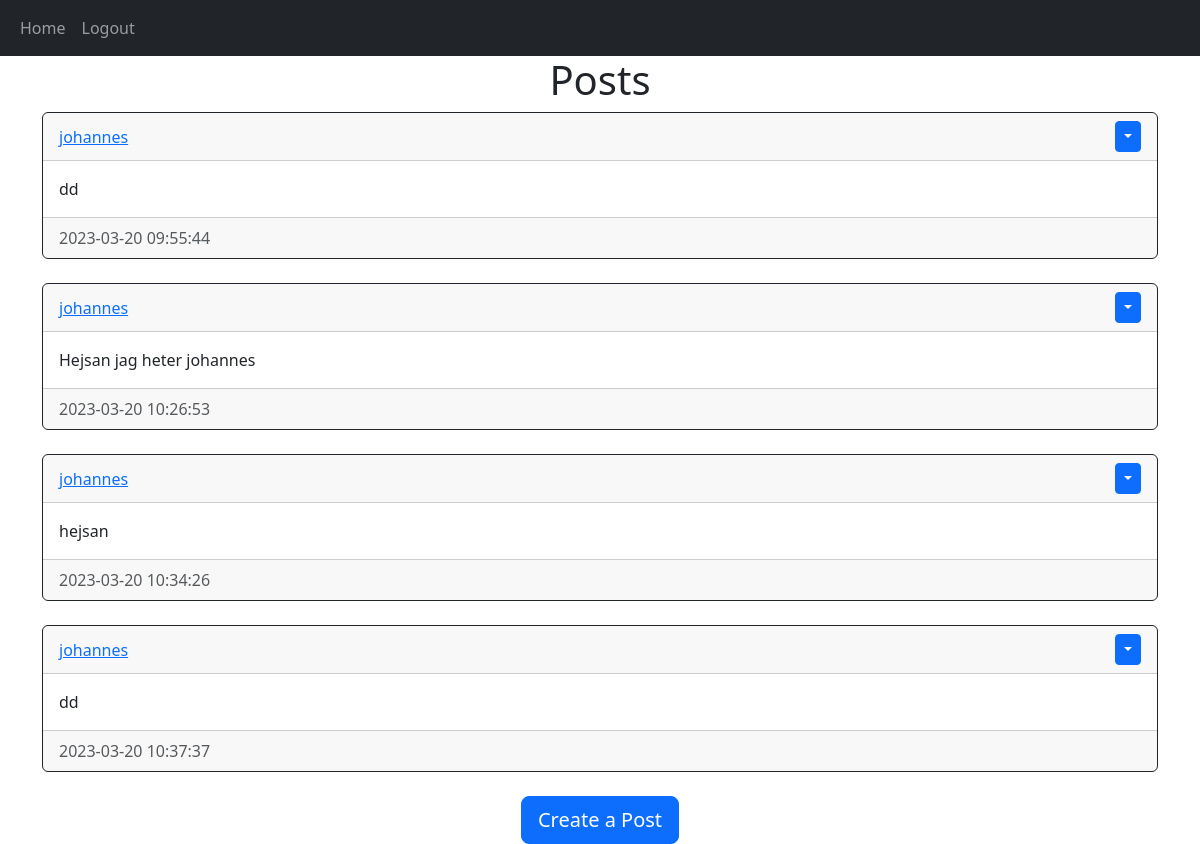
Screenshot of /home (signed in) with the database file from the repository.
### website/models.py (models this page shows)
class Post(db.Model):
    id = db.Column(db.Integer, primary_key=True)
    text = db.Column(db.Text, nullable=False)
    date_created = db.Column(db.DateTime(timezone=True), default=func.now())
    author = db.Column(db.Integer, db.ForeignKey("user.id", ondelete="CASCADE"), nullable=False)

class User(db.Model, UserMixin):
    id = db.Column(db.Integer, primary_key=True)
    email = db.Column(db.String(150), unique=True)
    username = db.Column(db.String(150), unique=True)
    password = db.Column(db.String(150))
    date_created = db.Column(db.DateTime(timezone=True), default=func.now())
    posts = db.relationship("Post", backref="user", passive_deletes=True)

### website/views.py (the view)
@views.route("/")
@views.route("/home")
@login_required
def home():
    posts = Post.query.all()
    return render_template("home.html", user = current_user, posts = posts)

### website/__init__.py (called while the page is built)
def create_app():
    app = Flask(__name__)
    app.config['SECRET_KEY'] = "helloworld"
    app.config['SQLALCHEMY_DATABASE_URI'] = f'sqlite:///{DB_NAME}'
    db.init_app(app)
    from .views import views
    from .auth import auth
    app.register_blueprint(views, url_prefix="/")
    app.register_blueprint(auth, url_prefix="/")
    from .models import User, Post
    create_database(app)
    login_manager = LoginManager()
    login_manager.login_view = "auth.login"
    login_manager.init_app(app)
    @login_manager.user_loader
    def load_user(id):
        return User.query.get(int(id))
    return app

### website/templates/home.html (shortened to what this page needs)
{% extends "base.html" %}
{% block content %}
<h1 align="center">Posts</h1>
<div id="posts">
    {% for post in posts %}
    <div class="card border-dark">
        <div class="card-header d-flex justify-content-between align-items-center">
         <a href="/posts/{{post.user.username}}">{{post.user.username}}</a>
         {% if user.id == post.author %}
         <div class="btn-group">
            <button type="button" class="btn btn-sm btn-primary dropdown-toggle" data-bs-toggle="dropdown"></button>
         </div>
         {% endif %}
        </div>
        <div class="card-body">
            <div class="card-text">{{post.text}}</div>
        </div>
        <div class="card-footer text-muted">{{post.date_created}}</div>
    </div>
    <br>
    {% endfor %}
    <div align="center">
        <a href="/create-post"><button type="button" class="btn btn-primary btn-lg">Create a Post</button></a>
    </div>
</div>
{% endblock %}

### website/templates/base.html (shortened to what this page needs)
<!DOCTYPE html>
<html lang="en">
<head>
    <link href="https://cdn.jsdelivr.net/npm/bootstrap@5.3.0-alpha1/dist/css/bootstrap.min.css" rel="stylesheet">
</head>
<body>
    <nav class="navbar navbar-expand-lg navbar-dark bg-dark">
        <div class="container-fluid">
            <div class="collapse navbar-collapse" id="navbar">
                <div class="navbar-nav">
                    <a class="nav-item nav-link" href="/home">Home</a>
                    {% if user.is_authenticated %}
                    <a class="nav-item nav-link" href="/logout">Logout</a>
                    {% else %}
                    <a class="nav-item nav-link" href="/login">Login</a>
                    <a class="nav-item nav-link" href="/sign-up">Sign Up</a>
                    {% endif %}
                </div>
            </div>
        </div>
    </nav>
    <div class="container">{% block content %}{% endblock %}</div>
</body>
</html>

### rows the page displays
Post: user.username "johannes", text "dd", date_created "2023-03-20 09:55:44"
Post: user.username "johannes", text "Hejsan jag heter johannes", date_created "2023-03-20 10:26:53"
Post: user.username "johannes", text "hejsan", date_created "2023-03-20 10:34:26"
Post: user.username "johannes", text "dd", date_created "2023-03-20 10:37:37"
